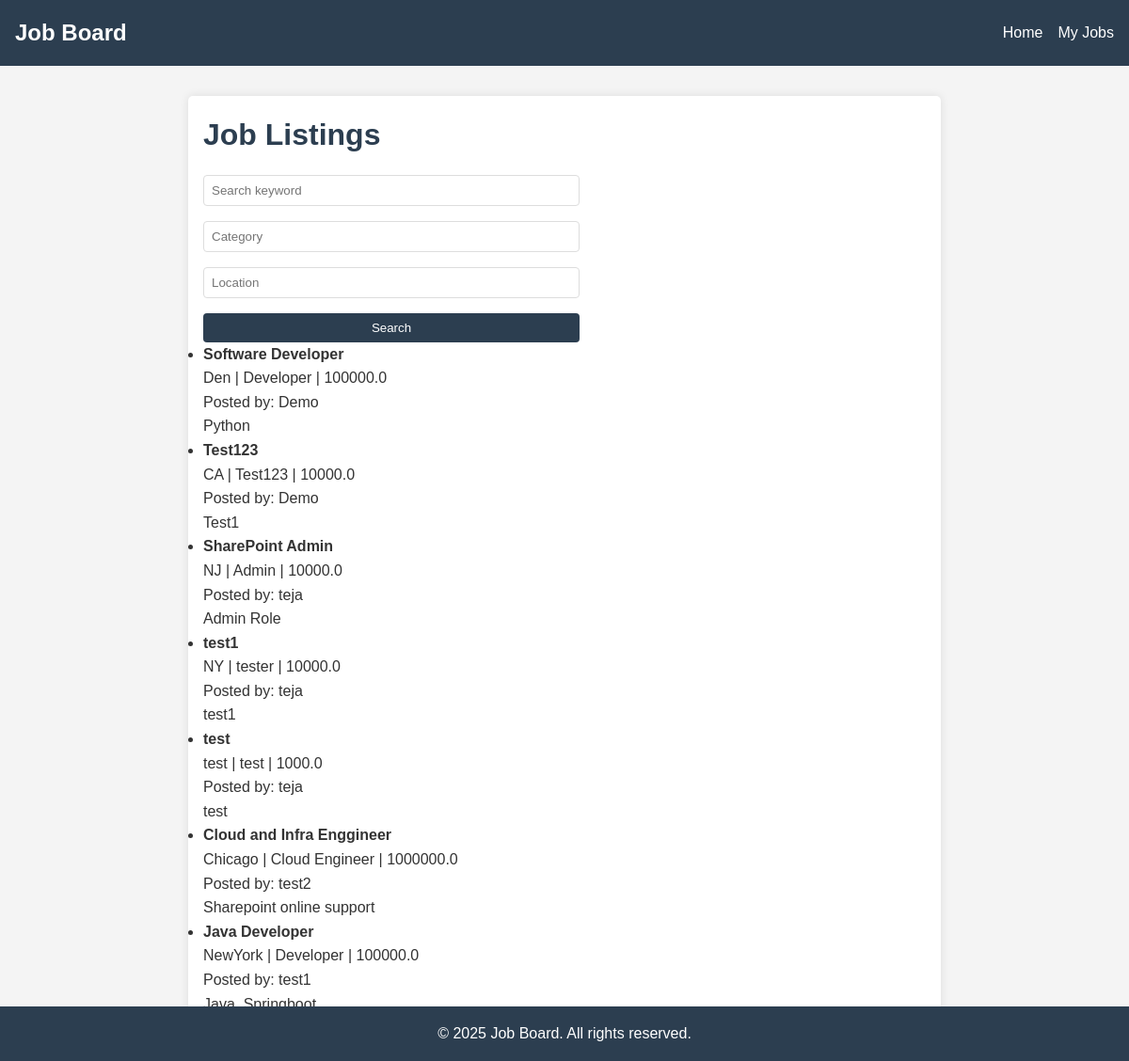
Screenshot of /job-listings (signed in) with the database file from the repository.
### backend/models.py (models this page shows)
class Job(db.Model):
    __tablename__ = 'job'
    id = db.Column(db.Integer, primary_key=True)
    title = db.Column(db.String(100), nullable=False)
    description = db.Column(db.Text)
    location = db.Column(db.String(100))
    salary = db.Column(db.Float)
    category = db.Column(db.String(100))
    employer_id = db.Column(db.Integer, db.ForeignKey('employer.id'), nullable=False)
    employer = db.relationship('Employer', back_populates='jobs', lazy=True)
    applications = db.relationship('Application', back_populates='job', lazy=True)

class Employer(db.Model):
    __tablename__ = 'employer'
    id = db.Column(db.Integer, primary_key=True)
    name = db.Column(db.String(100), nullable=False)
    email = db.Column(db.String(120), unique=True, nullable=False)
    password = db.Column(db.String(200), nullable=False)
    company = db.Column(db.String(100))
    jobs = db.relationship('Job', back_populates='employer', lazy=True)

### backend/app.py (the view)
    @app.route("/job-listings")
    def job_listings():
        q = request.args.get("q", "")
        category = request.args.get("category", "")
        location = request.args.get("location", "")
        query = Job.query
        if q:
            like = f"%{q}%"
            query = query.filter(
                Job.title.ilike(like) | Job.description.ilike(like)
            )
        if category:
            query = query.filter(Job.category.ilike(f"%{category}%"))
        if location:
            query = query.filter(Job.location.ilike(f"%{location}%"))
        jobs = query.order_by(Job.id.desc()).all()
        return render_template(
            "job_listings.html",
            jobs=jobs,
            q=q,
            category=category,
            location=location
        )

### templates/job_listings.html (shortened to what this page needs)
<!DOCTYPE html>
<html lang="en">
<head>
    <link rel="stylesheet" href="{{ url_for('static', filename='css/style.css') }}">
</head>
<body>
<nav>
    <h2>Job Board</h2>
    <ul>
        <li><a href="{{ url_for('index') }}">Home</a></li>
        {% if session.get('role') == 'employer' %}
            <li><a href="{{ url_for('employer_jobs') }}">My Jobs</a></li>
        {% endif %}
    </ul>
</nav>
<main>
    <h1>Job Listings</h1>
    <form method="get" action="{{ url_for('job_listings') }}">
        <input type="text" name="q" placeholder="Search keyword" value="{{ q }}">
        <input type="text" name="category" placeholder="Category" value="{{ category }}">
        <input type="text" name="location" placeholder="Location" value="{{ location }}">
        <button type="submit">Search</button>
    </form>
    <ul>
        {% for job in jobs %}
            <li>
                <strong>{{ job.title }}</strong><br>
                {{ job.location }} | {{ job.category }} | {{ job.salary or 'N/A' }}<br>
                Posted by: {{ job.employer.name if job.employer else 'Unknown' }}<br>
                <p>{{ job.description }}</p>
            </li>
        {% else %}
            <li>No jobs found.</li>
        {% endfor %}
    </ul>
</main>
<footer>
    <p>&copy; 2025 Job Board. All rights reserved.</p>
</footer>
</body>
</html>

### static/css/style.css (style rules this page uses)
* { margin: 0; padding: 0; box-sizing: border-box; }
body { font-family: 'Arial', sans-serif; line-height: 1.6; background-color: #f4f4f4; color: #333; }
nav { background-color: #2c3e50; color: white; padding: 1rem; display: flex; justify-content: space-between; align-items: center; }
nav h2 { margin: 0; }
nav ul { list-style: none; display: flex; gap: 1rem; }
nav a { color: white; text-decoration: none; }
main { max-width: 800px; margin: 2rem auto; padding: 1rem; background: white; border-radius: 5px; box-shadow: 0 0 10px rgba(0, 0, 0, 0.1); }
h1 { color: #2c3e50; margin-bottom: 1rem; }
form { display: grid; gap: 1rem; max-width: 400px; }
input, select, textarea, button { padding: 0.5rem; border: 1px solid #ddd; border-radius: 4px; }
button { background-color: #2c3e50; color: white; border: none; cursor: pointer; }
a { color: #2980b9; text-decoration: none; }
footer { text-align: center; padding: 1rem; background-color: #2c3e50; color: white; position: fixed; width: 100%; bottom: 0; }

### rows the page displays
Job: title "Software Developer", location "Den", category "Developer", salary "100000.0", employer "Demo", description "Python"
Job: title "Test123", location "CA", category "Test123", salary "10000.0", employer "Demo", description "Test1"
Job: title "SharePoint Admin", location "NJ", category "Admin", salary "10000.0", employer "teja", description "Admin Role"
Job: title "test1", location "NY", category "tester", salary "10000.0", employer "teja", description "test1"
Job: title "test", location "test", category "test", salary "1000.0", employer "teja", description "test"
Job: title "Cloud and Infra Enggineer", location "Chicago", category "Cloud Engineer", salary "1000000.0", employer "test2", description "Sharepoint online support"
Job: title "Java Developer", location "NewYork", category "Developer", salary "100000.0", employer "test1", description "Java, Springboot"
